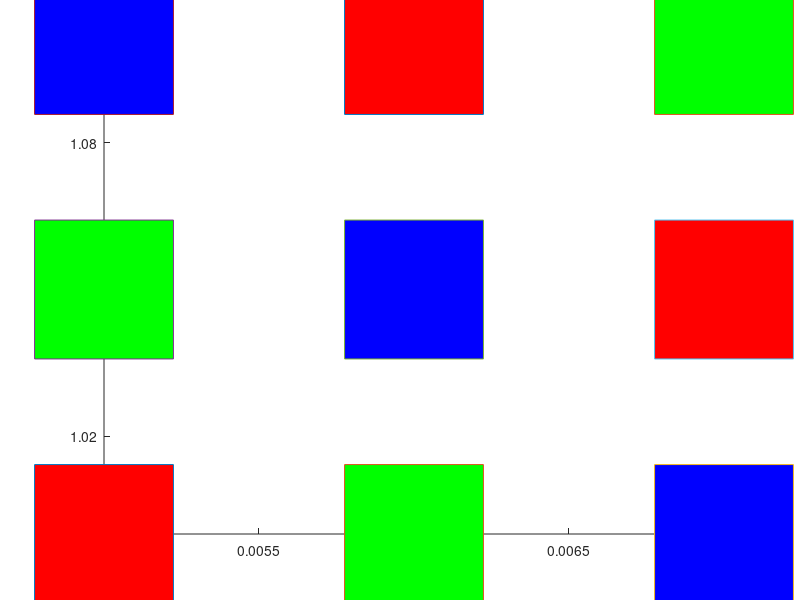
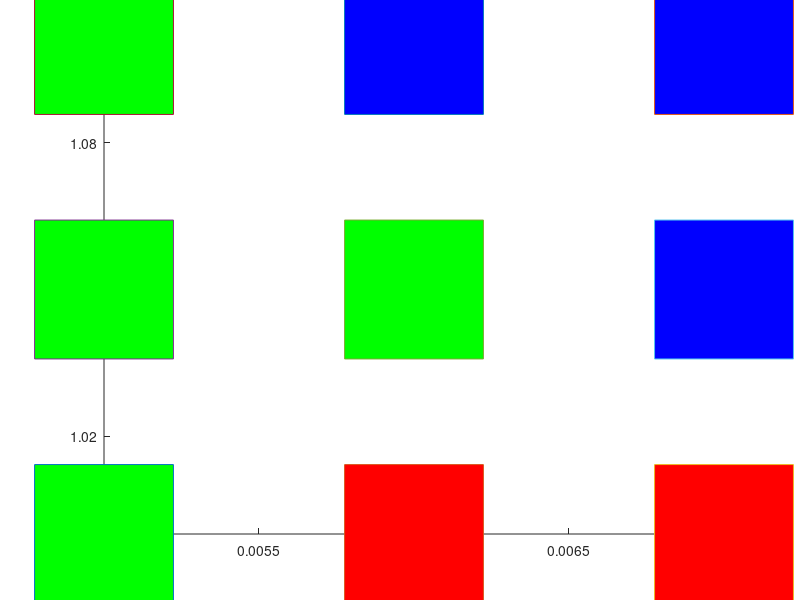

Write the MATLAB code that produced these figures, in order.
clc;
clear;
T=2;
rd=2;
sigma_initial=0.05;
alpha_initial=0.9;
number_of_vectors=9;
number_of_neuorn_inputs=27;
neighbour_radius_initial=number_of_vectors/2;

%{
    for v=1:9 %number of input neuorns 
       for x=1:3
       l=input('x ');
        I(x,v)=l;
        
       end
       
end

disp(I)
%}
%%
% * * *BOLD TEXT* * *
    

     I=[1 0 0 0 0 1 0 1 0; 0 1 0 1 0 0 0 0 1;0 0 1 0 1 0 1 0 0 ];
figure(1);
title('before clustering');
hold on;

plot(0.005,1,'-s','MarkerSize',100,...
    'MarkerFaceColor',[ I(1,1) I(2,1) I(3,1)]);

plot(0.006,1,'-s','MarkerSize',100,...
    'MarkerFaceColor',[I(1,2) I(2,2) I(3,2)]);

plot(0.007,1,'-s','MarkerSize',100,...
    'MarkerFaceColor',[I(1,3) I(2,3) I(3,3)]);

plot(0.005,1.05,'-s','MarkerSize',100,...
    'MarkerFaceColor',[I(1,4) I(2,4) I(3,4)]);

plot(0.006,1.05,'-s','MarkerSize',100,...
    'MarkerFaceColor',[I(1,5) I(2,5) I(3,5)]);

plot(0.007,1.05,'-s','MarkerSize',100,...
    'MarkerFaceColor',[I(1,6) I(2,6) I(3,6)]);

plot(0.005,1.1,'-s','MarkerSize',100,...
    'MarkerFaceColor',[I(1,7) I(2,7) I(3,7)]);

plot(0.006,1.1,'-s','MarkerSize',100,...
    'MarkerFaceColor',[I(1,8) I(2,8) I(3,8)]);

plot(0.007,1.1,'-s','MarkerSize',100,...
    'MarkerFaceColor',[I(1,9) I(2,9) I(3,9)]);
 
hold off;

    

    R=[0.1 0.5 0.9;0.5 0.2 0.7;0.2 0.9 0.5];
    G=[0.4 0.8 0.8; 0.3 0.7 0.6;0.5 0.3 0.3];
    B=[0.7 0.4 0.2; 0.8 0.5 0.1;0.9 0.3 0.4];
    
    
    
for t=1:T
    alpha=alpha_initial*exp((1-t)/T);
    sigma=sigma_initial*exp((1-t)/(log(T)));
    max_neighbour_radius=round(neighbour_radius_initial*exp((1-t)/(log(T))));
   
    for n=1:9
        for i=1:3
            for j=1:3
                D(i,j)=sqrt((I(1,n)-R(i,j))^2+(I(2,n)-R(i,j))^2+(I(3,n)-R(i,j))^2);
                
            end
        end
        disp('this is differences matrix');
        disp(D);
        min=D(1,1);
        for i=1:3
            for j=1:3
                if(j+1==4)
                      if ((D(i,j)<=D(i,j-1)) && (D(i,j)<=min))
                          min=D(i,j);
                          m=i;
                          c=j;
                          
                      end
                
                elseif ((j-1>=1))
                 if ((D(i,j)<=D(i,j-1)) && (D(i,j)<=min) && (D(i,j)<=D(i,j+1)))
                          min=D(i,j);
                          m=i;
                          c=j;
                          
                 end
                elseif ((i-1>=1))
                     if ((D(i,j)<=D(i,j+1)) && (D(i,j)<=min) && (D(i,j)<=D(i-1,j)))
                          min=D(i,j);
                          m=i;
                          c=j;
                          
                      end
            end 
                  end
        end
        
          % update the winning neuron
       % e_factor = exp(-((m-m).^2+(c-c).^2)/2*sigma);
       R(m,c)=R(m,c)+alpha*(I(1,n)-R(m,c));
       G(m,c)=G(m,c)+alpha*(I(2,n)-G(m,c));
       B(m,c)=B(m,c)+alpha*(I(3,n)-B(m,c));
       
        % update the neighbour neurons
       for neighbour_radius=1:1:max_neighbour_radius
            jj1=m - neighbour_radius;
            jj2=c;
            if (jj1>=1) % to stay in the matrix
                e_factor = exp(-((m-jj1).^2+(c-jj2).^2)/2*sigma^2);
                R(jj1,jj2)=R(jj1,jj2) + alpha * e_factor * (I(1,n)-R(jj1,jj2));
                G(jj1,jj2)=G(jj1,jj2) + alpha * e_factor * (I(2,n)-G(jj1,jj2));
                B(jj1,jj2)=B(jj1,jj2) + alpha * e_factor * (I(3,n)-B(jj1,jj2));
            end
            jj1=m + neighbour_radius;
            jj2=c;
            if (jj1<=3) % to stay in the matrix
                e_factor = exp(-((m-jj1).^2+(c-jj2).^2)/2*sigma^2);
                  R(jj1,jj2)=R(jj1,jj2) + alpha * e_factor * (I(1,n)-R(jj1,jj2));
                G(jj1,jj2)=G(jj1,jj2) + alpha * e_factor * (I(2,n)-G(jj1,jj2));
                B(jj1,jj2)=B(jj1,jj2) + alpha * e_factor * (I(3,n)-B(jj1,jj2));
            end
            jj1=m;
            jj2=c - neighbour_radius;
            if (jj2>=1) % to stay in the matrix
              e_factor = exp(-((m-jj1).^2+(c-jj2).^2)/2*sigma^2);
                 R(jj1,jj2)=R(jj1,jj2) + alpha * e_factor * (I(1,n)-R(jj1,jj2));
                G(jj1,jj2)=G(jj1,jj2) + alpha * e_factor * (I(2,n)-G(jj1,jj2));
                B(jj1,jj2)=B(jj1,jj2) + alpha * e_factor * (I(3,n)-B(jj1,jj2));
            end
            jj1=m;
            jj2=c + neighbour_radius;
            if (jj2<=3) % to stay in the matrix
                e_factor = exp(-((m-jj1).^2+(c-jj2).^2)/2*sigma^2);
                 R(jj1,jj2)=R(jj1,jj2) + alpha * e_factor * (I(1,n)-R(jj1,jj2));
                G(jj1,jj2)=G(jj1,jj2) + alpha * e_factor * (I(2,n)-G(jj1,jj2));
                B(jj1,jj2)=B(jj1,jj2) + alpha * e_factor * (I(3,n)-B(jj1,jj2));
            end
       end 
       

    end
   
end
disp(D);
  disp(I);

disp('this is red');
disp(R);
disp('this is G');
disp(G);
disp('this is B');
disp(B);
 RED=round(R);
GREEN=round(G);
BLUE=round(B);
disp(RED);
disp(GREEN);
disp(BLUE);
        figure(2);
title('after clusering');
hold on;

plot(0.005,1,'-s','MarkerSize',100,...
    'MarkerFaceColor',[ RED(1,1) GREEN(1,1) BLUE(1,1)]);

plot(0.006,1,'-s','MarkerSize',100,...
    'MarkerFaceColor',[RED(1,2) GREEN(1,2) BLUE(1,2)]);

plot(0.007,1,'-s','MarkerSize',100,...
    'MarkerFaceColor',[RED(1,3) GREEN(1,3) BLUE(1,3)]);

plot(0.005,1.05,'-s','MarkerSize',100,...
    'MarkerFaceColor',[RED(2,1) GREEN(2,1) BLUE(2,1)]);

plot(0.006,1.05,'-s','MarkerSize',100,...
    'MarkerFaceColor',[RED(2,2) GREEN(2,2) BLUE(2,2)]);

plot(0.007,1.05,'-s','MarkerSize',100,...
    'MarkerFaceColor',[RED(2,3) GREEN(2,3) BLUE(2,3)]);

plot(0.005,1.1,'-s','MarkerSize',100,...
    'MarkerFaceColor',[RED(3,1) GREEN(3,1) BLUE(3,1)]);

plot(0.006,1.1,'-s','MarkerSize',100,...
    'MarkerFaceColor',[RED(3,2) GREEN(3,2) BLUE(3,2)]);

plot(0.007,1.1,'-s','MarkerSize',100,...
    'MarkerFaceColor',[RED(3,3) GREEN(3,3) BLUE(3,3)]);
 
hold off;

